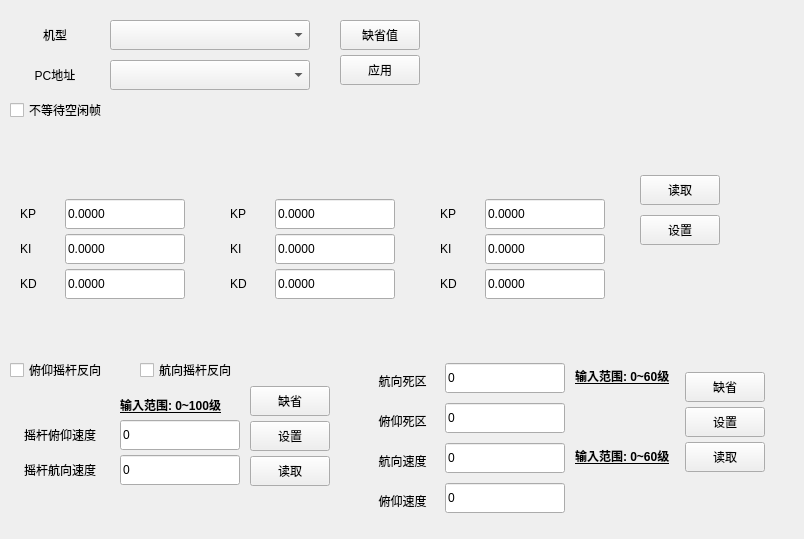
   <widget class="QWidget" name="Page2">
    <widget class="PanelItem" name="Page2_Pane1" native="true">
     <property name="geometry">
      <rect>
       <x>0</x>
       <y>0</y>
       <width>440</width>
       <height>140</height>
      </rect>
     </property>
     <widget class="QLabel" name="Page2_Pane1_Label1">
      <property name="geometry">
       <rect>
        <x>10</x>
        <y>20</y>
        <width>90</width>
        <height>30</height>
       </rect>
      </property>
      <property name="text">
       <string>机型</string>
      </property>
      <property name="alignment">
       <set>Qt::AlignCenter</set>
      </property>
     </widget>
     <widget class="QLabel" name="Page2_Pane1_Label3">
      <property name="geometry">
       <rect>
        <x>10</x>
        <y>60</y>
        <width>90</width>
        <height>30</height>
       </rect>
      </property>
      <property name="text">
       <string>PC地址</string>
      </property>
      <property name="alignment">
       <set>Qt::AlignCenter</set>
      </property>
     </widget>
     <widget class="Bsp_ComBoBox" name="Page2_Pane1_Model_comboBox">
      <property name="geometry">
       <rect>
        <x>110</x>
        <y>20</y>
        <width>200</width>
        <height>30</height>
       </rect>
      </property>
      <property name="maximumSize">
       <size>
        <width>16777215</width>
        <height>16777215</height>
       </size>
      </property>
     </widget>
     <widget class="Bsp_ComBoBox" name="Page2_Pane1_PCAddr_comboBox">
      <property name="geometry">
       <rect>
        <x>110</x>
        <y>60</y>
        <width>200</width>
        <height>30</height>
       </rect>
      </property>
      <property name="maximumSize">
       <size>
        <width>16777215</width>
        <height>16777215</height>
       </size>
      </property>
     </widget>
     <widget class="HoverFillButton" name="Page2_Pane1_DefaultValue_Btn">
      <property name="geometry">
       <rect>
        <x>340</x>
        <y>20</y>
        <width>80</width>
        <height>30</height>
       </rect>
      </property>
      <property name="minimumSize">
       <size>
        <width>80</width>
        <height>30</height>
       </size>
      </property>
      <property name="maximumSize">
       <size>
        <width>80</width>
        <height>30</height>
       </size>
      </property>
      <property name="text">
       <string>缺省值</string>
      </property>
     </widget>
     <widget class="HoverFillButton" name="Page2_Pane1_Apply_Btn">
      <property name="geometry">
       <rect>
        <x>340</x>
        <y>55</y>
        <width>80</width>
        <height>30</height>
       </rect>
      </property>
      <property name="minimumSize">
       <size>
        <width>80</width>
        <height>30</height>
       </size>
      </property>
      <property name="maximumSize">
       <size>
        <width>80</width>
        <height>30</height>
       </size>
      </property>
      <property name="text">
       <string>应用</string>
      </property>
     </widget>
     <widget class="QCheckBox" name="Page2_Pane1_NotWaitIdleFrames_checkBox">
      <property name="geometry">
       <rect>
        <x>10</x>
        <y>100</y>
        <width>100</width>
        <height>20</height>
       </rect>
      </property>
      <property name="text">
       <string>不等待空闲帧</string>
      </property>
     </widget>
    </widget>
    <widget class="PanelItem" name="Page2_Pane2" native="true">
     <property name="geometry">
      <rect>
       <x>0</x>
       <y>145</y>
       <width>740</width>
       <height>190</height>
      </rect>
     </property>
     <widget class="PanelItem" name="Page2_Pane2_1" native="true">
      <property name="geometry">
       <rect>
        <x>10</x>
        <y>30</y>
        <width>190</width>
        <height>140</height>
       </rect>
      </property>
      <widget class="QLabel" name="Page2_Pane2_1_label1">
       <property name="geometry">
        <rect>
         <x>10</x>
         <y>24</y>
         <width>40</width>
         <height>30</height>
        </rect>
       </property>
       <property name="minimumSize">
        <size>
         <width>40</width>
         <height>30</height>
        </size>
       </property>
       <property name="maximumSize">
        <size>
         <width>40</width>
         <height>30</height>
        </size>
       </property>
       <property name="text">
        <string>KP</string>
       </property>
      </widget>
      <widget class="QLineEdit" name="Page2_Pane2_1_KP_lineEdit">
       <property name="enabled">
        <bool>true</bool>
       </property>
       <property name="geometry">
        <rect>
         <x>55</x>
         <y>24</y>
         <width>120</width>
         <height>30</height>
        </rect>
       </property>
       <property name="minimumSize">
        <size>
         <width>120</width>
         <height>30</height>
        </size>
       </property>
       <property name="maximumSize">
        <size>
         <width>120</width>
         <height>30</height>
        </size>
       </property>
       <property name="mouseTracking">
        <bool>true</bool>
       </property>
       <property name="focusPolicy">
        <enum>Qt::StrongFocus</enum>
       </property>
       <property name="text">
        <string>0.0000</string>
       </property>
       <property name="echoMode">
        <enum>QLineEdit::Normal</enum>
       </property>
       <property name="readOnly">
        <bool>false</bool>
       </property>
       <property name="clearButtonEnabled">
        <bool>false</bool>
       </property>
      </widget>
      <widget class="QLabel" name="Page2_Pane2_1_label2">
       <property name="geometry">
        <rect>
         <x>10</x>
         <y>59</y>
         <width>40</width>
         <height>30</height>
        </rect>
       </property>
       <property name="minimumSize">
        <size>
         <width>40</width>
         <height>30</height>
        </size>
       </property>
       <property name="maximumSize">
        <size>
         <width>40</width>
         <height>30</height>
        </size>
       </property>
       <property name="text">
        <string>KI</string>
       </property>
      </widget>
      <widget class="QLineEdit" name="Page2_Pane2_1_KI_lineEdit">
       <property name="geometry">
        <rect>
         <x>55</x>
         <y>59</y>
         <width>120</width>
         <height>30</height>
        </rect>
       </property>
       <property name="minimumSize">
        <size>
         <width>120</width>
         <height>30</height>
        </size>
       </property>
       <property name="maximumSize">
        <size>
         <width>120</width>
         <height>30</height>
        </size>
       </property>
       <property name="focusPolicy">
        <enum>Qt::StrongFocus</enum>
       </property>
       <property name="text">
        <string>0.0000</string>
       </property>
       <property name="readOnly">
        <bool>false</bool>
       </property>
      </widget>
      <widget class="QLineEdit" name="Page2_Pane2_1_KD_lineEdit">
       <property name="geometry">
        <rect>
         <x>55</x>
         <y>94</y>
         <width>120</width>
         <height>30</height>
        </rect>
       </property>
       <property name="minimumSize">
        <size>
         <width>120</width>
         <height>30</height>
        </size>
       </property>
       <property name="maximumSize">
        <size>
         <width>120</width>
         <height>30</height>
        </size>
       </property>
       <property name="focusPolicy">
        <enum>Qt::StrongFocus</enum>
       </property>
       <property name="text">
        <string>0.0000</string>
       </property>
       <property name="readOnly">
        <bool>false</bool>
       </property>
      </widget>
      <widget class="QLabel" name="Page2_Pane2_1_label3">
       <property name="geometry">
        <rect>
         <x>10</x>
         <y>94</y>
         <width>40</width>
         <height>30</height>
        </rect>
       </property>
       <property name="minimumSize">
        <size>
         <width>40</width>
         <height>30</height>
        </size>
       </property>
       <property name="maximumSize">
        <size>
         <width>40</width>
         <height>30</height>
        </size>
       </property>
       <property name="text">
        <string>KD</string>
       </property>
      </widget>
     </widget>
     <widget class="PanelItem" name="Page2_Pane2_2" native="true">
      <property name="geometry">
       <rect>
        <x>220</x>
        <y>30</y>
        <width>190</width>
        <height>140</height>
       </rect>
      </property>
      <widget class="QLabel" name="Page2_Pane2_2_label1">
       <property name="geometry">
        <rect>
         <x>10</x>
         <y>24</y>
         <width>40</width>
         <height>30</height>
        </rect>
       </property>
       <property name="minimumSize">
        <size>
         <width>40</width>
         <height>30</height>
        </size>
       </property>
       <property name="maximumSize">
        <size>
         <width>40</width>
         <height>30</height>
        </size>
       </property>
       <property name="text">
        <string>KP</string>
       </property>
      </widget>
      <widget class="QLineEdit" name="Page2_Pane2_2_KP_lineEdit">
       <property name="enabled">
        <bool>true</bool>
       </property>
       <property name="geometry">
        <rect>
         <x>55</x>
         <y>24</y>
         <width>120</width>
         <height>30</height>
        </rect>
       </property>
       <property name="minimumSize">
        <size>
         <width>120</width>
         <height>30</height>
        </size>
       </property>
       <property name="maximumSize">
        <size>
         <width>120</width>
         <height>30</height>
        </size>
       </property>
       <property name="mouseTracking">
        <bool>true</bool>
       </property>
       <property name="focusPolicy">
        <enum>Qt::StrongFocus</enum>
       </property>
       <property name="text">
        <string>0.0000</string>
       </property>
       <property name="echoMode">
        <enum>QLineEdit::Normal</enum>
       </property>
       <property name="readOnly">
        <bool>false</bool>
       </property>
       <property name="clearButtonEnabled">
        <bool>false</bool>
       </property>
      </widget>
      <widget class="QLabel" name="Page2_Pane2_2_label2">
       <property name="geometry">
        <rect>
         <x>10</x>
         <y>59</y>
         <width>40</width>
         <height>30</height>
        </rect>
       </property>
       <property name="minimumSize">
        <size>
         <width>40</width>
         <height>30</height>
        </size>
       </property>
       <property name="maximumSize">
        <size>
         <width>40</width>
         <height>30</height>
        </size>
       </property>
       <property name="text">
        <string>KI</string>
       </property>
      </widget>
      <widget class="QLineEdit" name="Page2_Pane2_2_KI_lineEdit">
       <property name="geometry">
        <rect>
         <x>55</x>
         <y>59</y>
         <width>120</width>
         <height>30</height>
        </rect>
       </property>
       <property name="minimumSize">
        <size>
         <width>120</width>
         <height>30</height>
        </size>
       </property>
       <property name="maximumSize">
        <size>
         <width>120</width>
         <height>30</height>
        </size>
       </property>
       <property name="focusPolicy">
        <enum>Qt::StrongFocus</enum>
       </property>
       <property name="text">
        <string>0.0000</string>
       </property>
       <property name="readOnly">
        <bool>false</bool>
       </property>
      </widget>
      <widget class="QLineEdit" name="Page2_Pane2_2_KD_lineEdit">
       <property name="geometry">
        <rect>
         <x>55</x>
         <y>94</y>
         <width>120</width>
         <height>30</height>
        </rect>
       </property>
       <property name="minimumSize">
        <size>
         <width>120</width>
         <height>30</height>
        </size>
       </property>
       <property name="maximumSize">
        <size>
         <width>120</width>
         <height>30</height>
        </size>
       </property>
       <property name="focusPolicy">
        <enum>Qt::StrongFocus</enum>
       </property>
       <property name="text">
        <string>0.0000</string>
       </property>
       <property name="readOnly">
        <bool>false</bool>
       </property>
      </widget>
      <widget class="QLabel" name="Page2_Pane2_2_label3">
       <property name="geometry">
        <rect>
         <x>10</x>
         <y>94</y>
         <width>40</width>
         <height>30</height>
        </rect>
       </property>
       <property name="minimumSize">
        <size>
         <width>40</width>
         <height>30</height>
        </size>
       </property>
       <property name="maximumSize">
        <size>
         <width>40</width>
         <height>30</height>
        </size>
       </property>
       <property name="text">
        <string>KD</string>
       </property>
      </widget>
     </widget>
     <widget class="PanelItem" name="Page2_Pane2_3" native="true">
      <property name="geometry">
       <rect>
        <x>430</x>
        <y>30</y>
        <width>190</width>
        <height>140</height>
       </rect>
      </property>
      <widget class="QLabel" name="Page2_Pane2_3_label1">
       <property name="geometry">
        <rect>
         <x>10</x>
         <y>24</y>
         <width>40</width>
         <height>30</height>
        </rect>
       </property>
       <property name="minimumSize">
        <size>
         <width>40</width>
         <height>30</height>
        </size>
       </property>
       <property name="maximumSize">
        <size>
         <width>40</width>
         <height>30</height>
        </size>
       </property>
       <property name="text">
        <string>KP</string>
       </property>
      </widget>
      <widget class="QLineEdit" name="Page2_Pane2_3_KP_lineEdit">
       <property name="enabled">
        <bool>true</bool>
       </property>
       <property name="geometry">
        <rect>
         <x>55</x>
         <y>24</y>
         <width>120</width>
         <height>30</height>
        </rect>
       </property>
       <property name="minimumSize">
        <size>
         <width>120</width>
         <height>30</height>
        </size>
       </property>
       <property name="maximumSize">
        <size>
         <width>120</width>
         <height>30</height>
        </size>
       </property>
       <property name="mouseTracking">
        <bool>true</bool>
       </property>
       <property name="focusPolicy">
        <enum>Qt::StrongFocus</enum>
       </property>
       <property name="text">
        <string>0.0000</string>
       </property>
       <property name="echoMode">
        <enum>QLineEdit::Normal</enum>
       </property>
       <property name="readOnly">
        <bool>false</bool>
       </property>
       <property name="clearButtonEnabled">
        <bool>false</bool>
       </property>
      </widget>
      <widget class="QLabel" name="Page2_Pane2_3_label2">
       <property name="geometry">
        <rect>
         <x>10</x>
         <y>59</y>
         <width>40</width>
         <height>30</height>
        </rect>
       </property>
       <property name="minimumSize">
        <size>
         <width>40</width>
         <height>30</height>
        </size>
       </property>
       <property name="maximumSize">
        <size>
         <width>40</width>
         <height>30</height>
        </size>
       </property>
       <property name="text">
        <string>KI</string>
       </property>
      </widget>
      <widget class="QLineEdit" name="Page2_Pane2_3_KI_lineEdit">
       <property name="geometry">
        <rect>
         <x>55</x>
         <y>59</y>
         <width>120</width>
         <height>30</height>
        </rect>
       </property>
       <property name="minimumSize">
        <size>
         <width>120</width>
         <height>30</height>
        </size>
       </property>
       <property name="maximumSize">
        <size>
         <width>120</width>
         <height>30</height>
        </size>
       </property>
       <property name="focusPolicy">
        <enum>Qt::StrongFocus</enum>
       </property>
       <property name="text">
        <string>0.0000</string>
       </property>
       <property name="readOnly">
        <bool>false</bool>
       </property>
      </widget>
      <widget class="QLineEdit" name="Page2_Pane2_3_KD_lineEdit">
       <property name="geometry">
        <rect>
         <x>55</x>
         <y>94</y>
         <width>120</width>
         <height>30</height>
        </rect>
       </property>
       <property name="minimumSize">
        <size>
         <width>120</width>
         <height>30</height>
        </size>
       </property>
       <property name="maximumSize">
        <size>
         <width>120</width>
         <height>30</height>
        </size>
       </property>
       <property name="focusPolicy">
        <enum>Qt::StrongFocus</enum>
       </property>
       <property name="text">
        <string>0.0000</string>
       </property>
       <property name="readOnly">
        <bool>false</bool>
       </property>
      </widget>
      <widget class="QLabel" name="Page2_Pane2_3_label3">
       <property name="geometry">
        <rect>
         <x>10</x>
         <y>94</y>
         <width>40</width>
         <height>30</height>
        </rect>
       </property>
       <property name="minimumSize">
        <size>
         <width>40</width>
         <height>30</height>
        </size>
       </property>
       <property name="maximumSize">
        <size>
         <width>40</width>
         <height>30</height>
        </size>
       </property>
       <property name="text">
        <string>KD</string>
       </property>
      </widget>
     </widget>
     <widget class="HoverFillButton" name="Page2_Pane2_GetValue_Btn">
      <property name="geometry">
       <rect>
        <x>640</x>
        <y>30</y>
        <width>80</width>
        <height>30</height>
       </rect>
      </property>
      <property name="minimumSize">
       <size>
        <width>80</width>
        <height>30</height>
       </size>
      </property>
      <property name="maximumSize">
       <size>
        <width>80</width>
        <height>30</height>
       </size>
      </property>
      <property name="text">
       <string>读取</string>
      </property>
     </widget>
     <widget class="HoverFillButton" name="Page2_Pane2_SetValue_Btn">
      <property name="geometry">
       <rect>
        <x>640</x>
        <y>70</y>
        <width>80</width>
        <height>30</height>
       </rect>
      </property>
      <property name="minimumSize">
       <size>
        <width>80</width>
        <height>30</height>
       </size>
      </property>
      <property name="maximumSize">
       <size>
        <width>80</width>
        <height>30</height>
       </size>
      </property>
      <property name="text">
       <string>设置</string>
      </property>
     </widget>
    </widget>
    <widget class="PanelItem" name="Page2_Pane3" native="true">
     <property name="geometry">
      <rect>
       <x>0</x>
       <y>340</y>
       <width>350</width>
       <height>160</height>
      </rect>
     </property>
     <widget class="QLineEdit" name="Page2_Pane3_StickYawSpeed_lineEdit">
      <property name="geometry">
       <rect>
        <x>120</x>
        <y>115</y>
        <width>120</width>
        <height>30</height>
       </rect>
      </property>
      <property name="minimumSize">
       <size>
        <width>120</width>
        <height>30</height>
       </size>
      </property>
      <property name="maximumSize">
       <size>
        <width>120</width>
        <height>30</height>
       </size>
      </property>
      <property name="focusPolicy">
       <enum>Qt::StrongFocus</enum>
      </property>
      <property name="text">
       <string>0</string>
      </property>
      <property name="readOnly">
       <bool>false</bool>
      </property>
     </widget>
     <widget class="QLabel" name="Page2_Pane3_label1">
      <property name="geometry">
       <rect>
        <x>10</x>
        <y>80</y>
        <width>100</width>
        <height>30</height>
       </rect>
      </property>
      <property name="text">
       <string>摇杆俯仰速度</string>
      </property>
      <property name="alignment">
       <set>Qt::AlignCenter</set>
      </property>
     </widget>
     <widget class="QLineEdit" name="Page2_Pane3_StickPitchSpeed_lineEdit">
      <property name="geometry">
       <rect>
        <x>120</x>
        <y>80</y>
        <width>120</width>
        <height>30</height>
       </rect>
      </property>
      <property name="minimumSize">
       <size>
        <width>120</width>
        <height>30</height>
       </size>
      </property>
      <property name="maximumSize">
       <size>
        <width>120</width>
        <height>30</height>
       </size>
      </property>
      <property name="focusPolicy">
       <enum>Qt::StrongFocus</enum>
      </property>
      <property name="text">
       <string>0</string>
      </property>
      <property name="readOnly">
       <bool>false</bool>
      </property>
     </widget>
     <widget class="QLabel" name="Page2_Pane3_label2">
      <property name="geometry">
       <rect>
        <x>10</x>
        <y>115</y>
        <width>100</width>
        <height>30</height>
       </rect>
      </property>
      <property name="text">
       <string>摇杆航向速度</string>
      </property>
      <property name="alignment">
       <set>Qt::AlignCenter</set>
      </property>
     </widget>
     <widget class="QCheckBox" name="Page2_Pane3_PitchStickReverse_checkBox">
      <property name="geometry">
       <rect>
        <x>10</x>
        <y>20</y>
        <width>120</width>
        <height>20</height>
       </rect>
      </property>
      <property name="text">
       <string>俯仰摇杆反向</string>
      </property>
     </widget>
     <widget class="QCheckBox" name="Page2_Pane3_YawRockerReverse_checkBox">
      <property name="geometry">
       <rect>
        <x>140</x>
        <y>20</y>
        <width>120</width>
        <height>20</height>
       </rect>
      </property>
      <property name="text">
       <string>航向摇杆反向</string>
      </property>
     </widget>
     <widget class="QLabel" name="Page2_Pane3_label3">
      <property name="geometry">
       <rect>
        <x>120</x>
        <y>57</y>
        <width>106</width>
        <height>16</height>
       </rect>
      </property>
      <property name="font">
       <font>
        <italic>false</italic>
        <bold>true</bold>
        <underline>true</underline>
       </font>
      </property>
      <property name="text">
       <string>输入范围: 0~100级</string>
      </property>
     </widget>
     <widget class="HoverFillButton" name="Page2_Pane3_DefaultValue_Btn">
      <property name="geometry">
       <rect>
        <x>250</x>
        <y>46</y>
        <width>80</width>
        <height>30</height>
       </rect>
      </property>
      <property name="minimumSize">
       <size>
        <width>80</width>
        <height>30</height>
       </size>
      </property>
      <property name="maximumSize">
       <size>
        <width>80</width>
        <height>30</height>
       </size>
      </property>
      <property name="text">
       <string>缺省</string>
      </property>
     </widget>
     <widget class="HoverFillButton" name="Page2_Pane3_SetValue_Btn">
      <property name="geometry">
       <rect>
        <x>250</x>
        <y>81</y>
        <width>80</width>
        <height>30</height>
       </rect>
      </property>
      <property name="minimumSize">
       <size>
        <width>80</width>
        <height>30</height>
       </size>
      </property>
      <property name="maximumSize">
       <size>
        <width>80</width>
        <height>30</height>
       </size>
      </property>
      <property name="text">
       <string>设置</string>
      </property>
     </widget>
     <widget class="HoverFillButton" name="Page2_Pane3_GetValue_Btn">
      <property name="geometry">
       <rect>
        <x>250</x>
        <y>116</y>
        <width>80</width>
        <height>30</height>
       </rect>
      </property>
      <property name="minimumSize">
       <size>
        <width>80</width>
        <height>30</height>
       </size>
      </property>
      <property name="maximumSize">
       <size>
        <width>80</width>
        <height>30</height>
       </size>
      </property>
      <property name="text">
       <string>读取</string>
      </property>
     </widget>
    </widget>
    <widget class="PanelItem" name="Page2_Pane4" native="true">
     <property name="geometry">
      <rect>
       <x>355</x>
       <y>340</y>
       <width>440</width>
       <height>190</height>
      </rect>
     </property>
     <widget class="QLineEdit" name="Page2_Pane4_PitchDeadZone_lineEdit">
      <property name="geometry">
       <rect>
        <x>90</x>
        <y>63</y>
        <width>120</width>
        <height>30</height>
       </rect>
      </property>
      <property name="minimumSize">
       <size>
        <width>120</width>
        <height>30</height>
       </size>
      </property>
      <property name="maximumSize">
       <size>
        <width>120</width>
        <height>30</height>
       </size>
      </property>
      <property name="focusPolicy">
       <enum>Qt::StrongFocus</enum>
      </property>
      <property name="text">
       <string>0</string>
      </property>
      <property name="readOnly">
       <bool>false</bool>
      </property>
     </widget>
     <widget class="QLabel" name="Page2_Pane4_label1">
      <property name="geometry">
       <rect>
        <x>10</x>
        <y>26</y>
        <width>75</width>
        <height>30</height>
       </rect>
      </property>
      <property name="text">
       <string>航向死区</string>
      </property>
      <property name="alignment">
       <set>Qt::AlignCenter</set>
      </property>
     </widget>
     <widget class="QLineEdit" name="Page2_Pane4_YawDeadZone_lineEdit">
      <property name="geometry">
       <rect>
        <x>90</x>
        <y>23</y>
        <width>120</width>
        <height>30</height>
       </rect>
      </property>
      <property name="minimumSize">
       <size>
        <width>120</width>
        <height>30</height>
       </size>
      </property>
      <property name="maximumSize">
       <size>
        <width>120</width>
        <height>30</height>
       </size>
      </property>
      <property name="focusPolicy">
       <enum>Qt::StrongFocus</enum>
      </property>
      <property name="text">
       <string>0</string>
      </property>
      <property name="readOnly">
       <bool>false</bool>
      </property>
     </widget>
     <widget class="QLabel" name="Page2_Pane4_label2">
      <property name="geometry">
       <rect>
        <x>10</x>
        <y>66</y>
        <width>75</width>
        <height>30</height>
       </rect>
      </property>
      <property name="text">
       <string>俯仰死区</string>
      </property>
      <property name="alignment">
       <set>Qt::AlignCenter</set>
      </property>
     </widget>
     <widget class="HoverFillButton" name="Page2_Pane4_DefaultValue_Btn">
      <property name="geometry">
       <rect>
        <x>330</x>
        <y>32</y>
        <width>80</width>
        <height>30</height>
       </rect>
      </property>
      <property name="minimumSize">
       <size>
        <width>80</width>
        <height>30</height>
       </size>
      </property>
      <property name="maximumSize">
       <size>
        <width>80</width>
        <height>30</height>
       </size>
      </property>
      <property name="text">
       <string>缺省</string>
      </property>
     </widget>
     <widget class="HoverFillButton" name="Page2_Pane4_SetValue_Btn">
      <property name="geometry">
       <rect>
        <x>330</x>
        <y>67</y>
        <width>80</width>
        <height>30</height>
       </rect>
      </property>
      <property name="minimumSize">
       <size>
        <width>80</width>
        <height>30</height>
       </size>
      </property>
      <property name="maximumSize">
       <size>
        <width>80</width>
        <height>30</height>
       </size>
      </property>
      <property name="text">
       <string>设置</string>
      </property>
     </widget>
     <widget class="HoverFillButton" name="Page2_Pane4_GetValue_Btn">
      <property name="geometry">
       <rect>
        <x>330</x>
        <y>102</y>
        <width>80</width>
        <height>30</height>
       </rect>
      </property>
      <property name="minimumSize">
       <size>
        <width>80</width>
        <height>30</height>
       </size>
      </property>
      <property name="maximumSize">
       <size>
        <width>80</width>
        <height>30</height>
       </size>
      </property>
      <property name="text">
       <string>读取</string>
      </property>
     </widget>
     <widget class="QLabel" name="Page2_Pane4_label3">
      <property name="geometry">
       <rect>
        <x>10</x>
        <y>106</y>
        <width>75</width>
        <height>30</height>
       </rect>
      </property>
      <property name="text">
       <string>航向速度</string>
      </property>
      <property name="alignment">
       <set>Qt::AlignCenter</set>
      </property>
     </widget>
     <widget class="QLineEdit" name="Page2_Pane4_YawSpeed_lineEdit">
      <property name="geometry">
       <rect>
        <x>90</x>
        <y>103</y>
        <width>120</width>
        <height>30</height>
       </rect>
      </property>
      <property name="minimumSize">
       <size>
        <width>120</width>
        <height>30</height>
       </size>
      </property>
      <property name="maximumSize">
       <size>
        <width>120</width>
        <height>30</height>
       </size>
      </property>
      <property name="focusPolicy">
       <enum>Qt::StrongFocus</enum>
      </property>
      <property name="text">
       <string>0</string>
      </property>
      <property name="readOnly">
       <bool>false</bool>
      </property>
     </widget>
     <widget class="QLineEdit" name="Page2_Pane4_PitchSpeed_lineEdit">
      <property name="geometry">
       <rect>
        <x>90</x>
        <y>143</y>
        <width>120</width>
        <height>30</height>
       </rect>
      </property>
      <property name="minimumSize">
       <size>
        <width>120</width>
        <height>30</height>
       </size>
      </property>
      <property name="maximumSize">
       <size>
        <width>120</width>
        <height>30</height>
       </size>
      </property>
      <property name="focusPolicy">
       <enum>Qt::StrongFocus</enum>
      </property>
      <property name="text">
       <string>0</string>
      </property>
      <property name="readOnly">
       <bool>false</bool>
      </property>
     </widget>
     <widget class="QLabel" name="Page2_Pane4_label4">
      <property name="geometry">
       <rect>
        <x>10</x>
        <y>146</y>
        <width>75</width>
        <height>30</height>
       </rect>
      </property>
      <property name="text">
       <string>俯仰速度</string>
      </property>
      <property name="alignment">
       <set>Qt::AlignCenter</set>
      </property>
     </widget>
     <widget class="QLabel" name="Page2_Pane4_label5">
      <property name="geometry">
       <rect>
        <x>220</x>
        <y>28</y>
        <width>106</width>
        <height>16</height>
       </rect>
      </property>
      <property name="font">
       <font>
        <italic>false</italic>
        <bold>true</bold>
        <underline>true</underline>
       </font>
      </property>
      <property name="text">
       <string>输入范围: 0~60级</string>
      </property>
     </widget>
     <widget class="QLabel" name="Page2_Pane4_label6">
      <property name="geometry">
       <rect>
        <x>220</x>
        <y>108</y>
        <width>106</width>
        <height>16</height>
       </rect>
      </property>
      <property name="font">
       <font>
        <italic>false</italic>
        <bold>true</bold>
        <underline>true</underline>
       </font>
      </property>
      <property name="text">
       <string>输入范围: 0~60级</string>
      </property>
     </widget>
    </widget>
   </widget>
